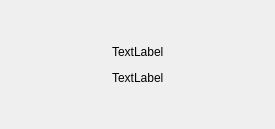
<?xml version="1.0" encoding="UTF-8"?>
<ui version="4.0">
 <class>MainDialog</class>
 <widget class="QDialog" name="MainDialog">
  <property name="geometry">
   <rect>
    <x>0</x>
    <y>0</y>
    <width>275</width>
    <height>129</height>
   </rect>
  </property>
  <property name="windowTitle">
   <string>Synergy</string>
  </property>
  <layout class="QVBoxLayout" name="verticalLayout">
   <item>
    <spacer name="verticalSpacer">
     <property name="orientation">
      <enum>Qt::Vertical</enum>
     </property>
     <property name="sizeType">
      <enum>QSizePolicy::MinimumExpanding</enum>
     </property>
     <property name="sizeHint" stdset="0">
      <size>
       <width>20</width>
       <height>2</height>
      </size>
     </property>
    </spacer>
   </item>
   <item>
    <layout class="QGridLayout" name="gridLayout">
     <item row="0" column="0">
      <spacer name="horizontalSpacer">
       <property name="orientation">
        <enum>Qt::Horizontal</enum>
       </property>
       <property name="sizeHint" stdset="0">
        <size>
         <width>40</width>
         <height>20</height>
        </size>
       </property>
      </spacer>
     </item>
     <item row="0" column="1">
      <widget class="QLabel" name="m_pLabelSpinning">
       <property name="text">
        <string>TextLabel</string>
       </property>
      </widget>
     </item>
     <item row="0" column="2">
      <spacer name="horizontalSpacer_2">
       <property name="orientation">
        <enum>Qt::Horizontal</enum>
       </property>
       <property name="sizeHint" stdset="0">
        <size>
         <width>40</width>
         <height>20</height>
        </size>
       </property>
      </spacer>
     </item>
    </layout>
   </item>
   <item>
    <layout class="QGridLayout" name="gridLayout_2">
     <item row="0" column="0">
      <spacer name="horizontalSpacer_3">
       <property name="orientation">
        <enum>Qt::Horizontal</enum>
       </property>
       <property name="sizeHint" stdset="0">
        <size>
         <width>40</width>
         <height>20</height>
        </size>
       </property>
      </spacer>
     </item>
     <item row="0" column="1">
      <widget class="QLabel" name="m_pLabelInfo">
       <property name="text">
        <string>TextLabel</string>
       </property>
      </widget>
     </item>
     <item row="0" column="2">
      <spacer name="horizontalSpacer_4">
       <property name="orientation">
        <enum>Qt::Horizontal</enum>
       </property>
       <property name="sizeHint" stdset="0">
        <size>
         <width>40</width>
         <height>20</height>
        </size>
       </property>
      </spacer>
     </item>
    </layout>
   </item>
   <item>
    <spacer name="verticalSpacer_2">
     <property name="orientation">
      <enum>Qt::Vertical</enum>
     </property>
     <property name="sizeType">
      <enum>QSizePolicy::MinimumExpanding</enum>
     </property>
     <property name="sizeHint" stdset="0">
      <size>
       <width>20</width>
       <height>2</height>
      </size>
     </property>
    </spacer>
   </item>
  </layout>
 </widget>
 <resources/>
 <connections/>
</ui>
